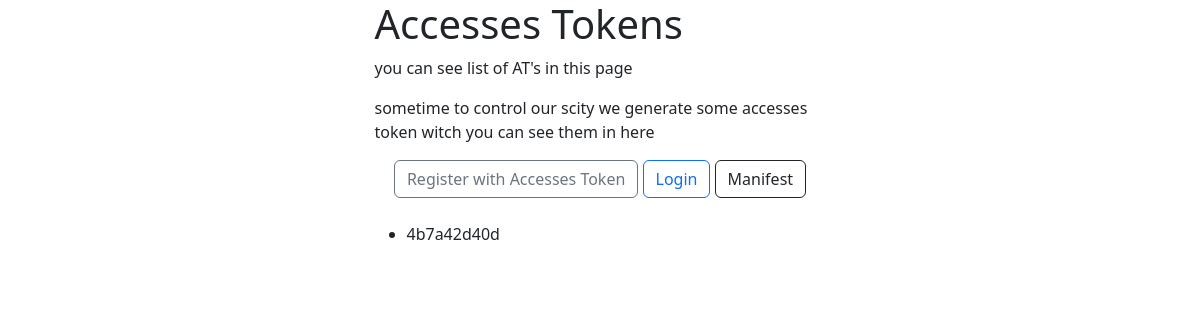
The app's page /at, older data.
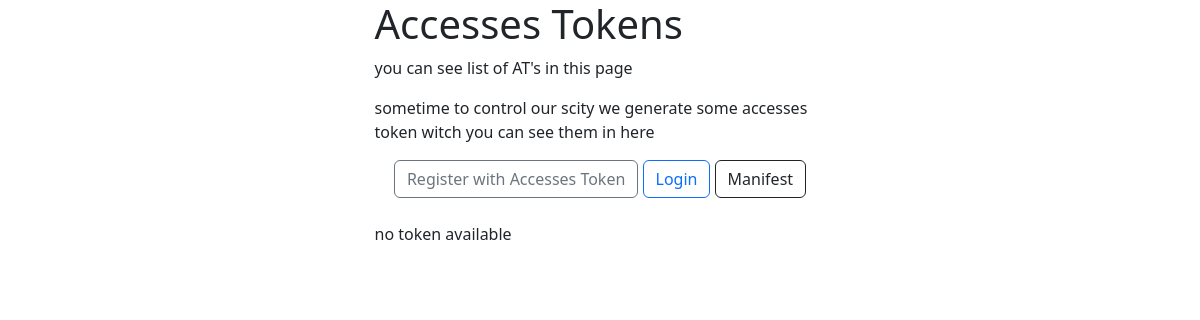
The same page, newer data.
### access_token/models.py (models this page shows)
class AccessToken(models.Model):
    access_token = models.CharField(max_length=128, verbose_name="Access Token", null=False, blank=False)
    representative = models.ForeignKey(User, on_delete=models.CASCADE,
                                       help_text="That user whom created this after deposit confirm",
                                       related_name='representative_id')
    user = models.ForeignKey(User, on_delete=models.CASCADE, help_text="user registered with this token", null=True,
                             blank=True)
    is_used = models.BooleanField(default=False, help_text='a user registered with this token')
    by_superuser = models.BooleanField(default=False, verbose_name='Create by admin',
                                       help_text="Super user Created this Accesses token manually")
    date = models.DateTimeField(verbose_name="Date", auto_now_add=True, null=True)
    objects = AccessTokenManager()
    def __str__(self):
        return self.access_token

### access_token/views.py (the view)
# urls.py: path('at', at, name='at'),
def at(request):
    at_list = AccessToken.objects.filter(by_superuser=True, is_used=False)
    print(at_list)
    context = {
        'at_list': at_list,
    }
    return render(request, 'at/at.html', context)

### templates/at/at.html (shortened to what this page needs)
{% load static %}
<!DOCTYPE html>
<html lang="en">
<head>
    <link rel="stylesheet" href="{% static 'css/bootstrap.css' %}">
</head>
<body>
<div class="container">
    <div class="row justify-content-md-center">
        <div class="col col-lg-2"></div>
        <div class="col-md-5">
            <h1>Accesses Tokens</h1>
            <p>you can see list of AT's in this page</p>
            <p>sometime to control our scity we generate some accesses token
                witch you can see them in here</p>
            <div class="text-center">
                <a class="btn btn-outline-secondary" href="{% url 'users:signup' %}">Register with Accesses
                    Token</a>
                <a class="btn btn-outline-primary" href="{% url 'users:login' %}">Login</a>
                <a class="btn btn-outline-dark" href="{% url 'core:manifest' %}">Manifest</a>
            </div>
            <br>
            {% if at_list %}
                <ul>
                    {% for at in at_list %}
                        <li>{{ at.access_token }}</li>
                    {% endfor %}
                </ul>
            {% else %}
                <p>no token available</p>
            {% endif %}
        </div>
        <div class="col col-lg-2"></div>
    </div>
</div>
</body>
</html>

Row changes from the older to the newer data that the page shows:
no longer on this page (row edited): AccessToken: access_token "4b7a42d40d"
Text that changed along with them:
text now shown: "no token available"
